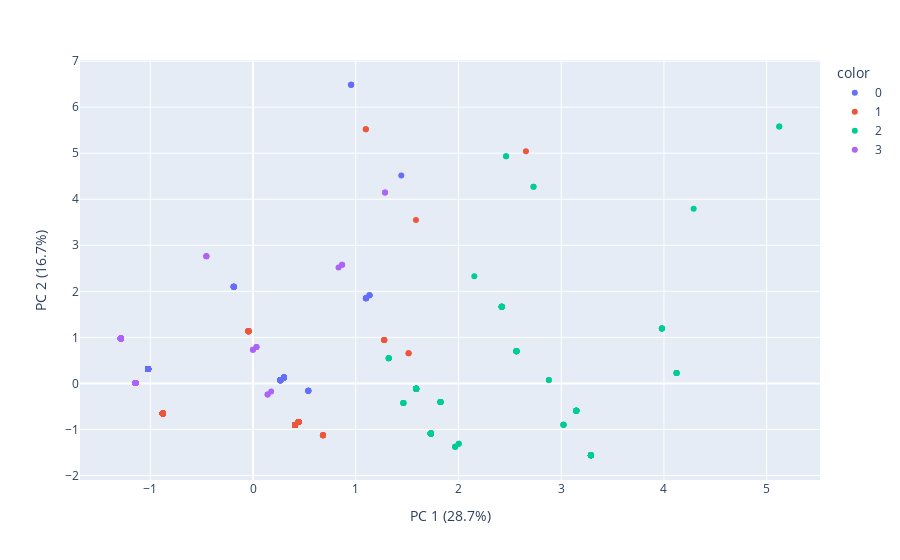

The cell this chart's notebook holds for it:
### Markdown cell above
On va d'abord centrer et réduire les données pour avoir une bonne représentation.

### Code cell
df_scaled = StandardScaler().fit_transform(df_charte.drop(columns=['sicharteusageweb', 'cluster']))

pca_charte = PCA(n_components=2)
components = pca_charte.fit_transform(df_scaled)

labels = {
    str(i): f"PC {i+1} ({var:.1f}%)"
    for i, var in enumerate(pca_charte.explained_variance_ratio_ * 100)
}

fig = px.scatter(components, x=0, y=1, color=df_charte.cluster, labels=labels)
fig.show()

### Figure 1 — Plotly figure (JSON) as saved in the notebook; plotly's stock layout.template omitted (floating-point values rounded to 4 significant figures; data arrays with more than 128 entries replaced by an {"elided": "..."} marker saying what was removed)
{"data": [{"hovertemplate": "color=0<br>PC 1 (28.7%)=%{x}<br>PC 2 (16.7%)=%{y}<extra></extra>", "legendgroup": "0", "marker": {"color": "#636efa", "symbol": "circle"}, "mode": "markers", "name": "0", "orientation": "v", "showlegend": true, "type": "scatter", "x": {"elided": "271 float values"}, "xaxis": "x", "y": {"elided": "271 float values"}, "yaxis": "y"}, {"hovertemplate": "color=1<br>PC 1 (28.7%)=%{x}<br>PC 2 (16.7%)=%{y}<extra></extra>", "legendgroup": "1", "marker": {"color": "#EF553B", "symbol": "circle"}, "mode": "markers", "name": "1", "orientation": "v", "showlegend": true, "type": "scatter", "x": {"elided": "283 float values"}, "xaxis": "x", "y": {"elided": "283 float values"}, "yaxis": "y"}, {"hovertemplate": "color=2<br>PC 1 (28.7%)=%{x}<br>PC 2 (16.7%)=%{y}<extra></extra>", "legendgroup": "2", "marker": {"color": "#00cc96", "symbol": "circle"}, "mode": "markers", "name": "2", "orientation": "v", "showlegend": true, "type": "scatter", "x": {"elided": "171 float values"}, "xaxis": "x", "y": {"elided": "171 float values"}, "yaxis": "y"}, {"hovertemplate": "color=3<br>PC 1 (28.7%)=%{x}<br>PC 2 (16.7%)=%{y}<extra></extra>", "legendgroup": "3", "marker": {"color": "#ab63fa", "symbol": "circle"}, "mode": "markers", "name": "3", "orientation": "v", "showlegend": true, "type": "scatter", "x": [-1.288, -1.145, -1.145, -1.288, -1.288, -1.145, -1.288, -1.288, -1.145, -1.288, -1.145, -1.288, -1.288, -1.288, -1.145, -1.288, -1.288, -1.288, -1.288, -1.145, -1.145, -1.145, -1.145, -1.145, -1.288, -1.145, -1.288, -0.0006375, -1.145, -1.288, 0.0338, -1.145, -1.288, -0.4544, -1.288, -1.288, -1.145, -1.288, -1.288, -0.4544, 0.8326, -1.145, -1.145, 1.285, 0.1422, -1.145, -1.288, -1.145, -1.288, -1.145, -1.288, -1.145, -1.145, 1.285, -1.145, -1.145, -1.145, -1.145, 0.1422, -1.145, -0.4544, -1.145, -1.288, -1.145, 0.867, 0.1766, -1.288, -1.145, -1.288, -1.288, -1.288, -1.145, -1.145, -1.145, -1.145, -1.145, -1.145, -1.145, -1.288, -1.288, -1.288, -1.288, -1.145, -1.288, -1.288, -0.0006375, -1.288, 0.0338, 0.867], "xaxis": "x", "y": [0.9781, 0.008959, 0.008959, 0.9781, 0.9781, 0.008959, 0.9781, 0.9781, 0.008959, 0.9781, 0.008959, 0.9781, 0.9781, 0.9781, 0.008959, 0.9781, 0.9781, 0.9781, 0.9781, 0.008959, 0.008959, 0.008959, 0.008959, 0.008959, 0.9781, 0.008959, 0.9781, 0.73, 0.008959, 0.9781, 0.7931, 0.008959, 0.9781, 2.763, 0.9781, 0.9781, 0.008959, 0.9781, 0.9781, 2.763, 2.515, 0.008959, 0.008959, 4.149, -0.2391, 0.008959, 0.9781, 0.008959, 0.9781, 0.008959, 0.9781, 0.008959, 0.008959, 4.149, 0.008959, 0.008959, 0.008959, 0.008959, -0.2391, 0.008959, 2.763, 0.008959, 0.9781, 0.008959, 2.578, -0.176, 0.9781, 0.008959, 0.9781, 0.9781, 0.9781, 0.008959, 0.008959, 0.008959, 0.008959, 0.008959, 0.008959, 0.008959, 0.9781, 0.9781, 0.9781, 0.9781, 0.008959, 0.9781, 0.9781, 0.73, 0.9781, 0.7931, 2.578], "yaxis": "y"}], "layout": {"legend": {"title": {"text": "color"}, "tracegroupgap": 0}, "margin": {"t": 60}, "xaxis": {"anchor": "y", "domain": [0, 1], "title": {"text": "PC 1 (28.7%)"}}, "yaxis": {"anchor": "x", "domain": [0, 1], "title": {"text": "PC 2 (16.7%)"}}}}
